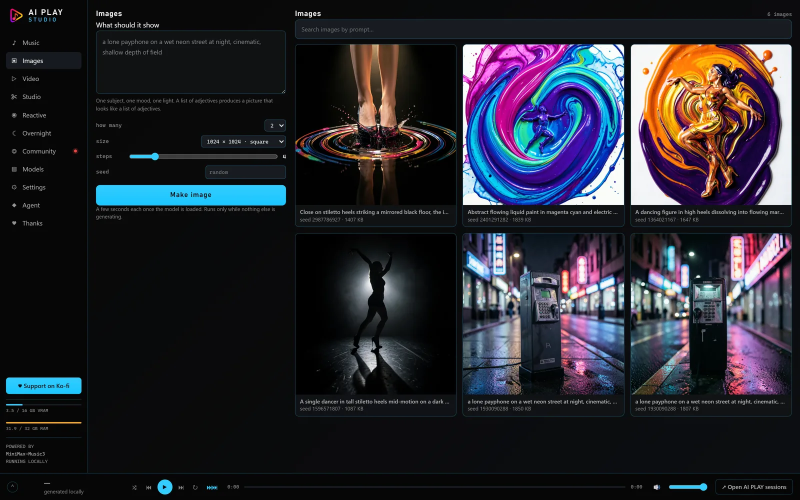
#> input picture docs/shots/images.webp, 1600 x 1000 px (shown at 1/2 size)
$ python -i imgshape.py   (imports and definitions only)   (older library calls are emulated)
#> lines starting #> are read from the running program, lines starting #| are printed output that depends on the picture
"""Shapes, canvas and geometry - the half of the Image menu that did not exist.

Everything here is a pure function over float32 (H, W, 4), 0..1, **STRAIGHT
alpha**, and returns the same. That is the contract docs/IMAGE_SPEC.md sets for
every column, and it is the only convention cv2 cannot infer for you: warpAffine
and warpPerspective happily filter whatever four planes you hand them, so the
premultiply on the way in and the divide on the way out are this module's job.
Get it wrong in one direction and every edge grows a black halo; get it wrong in
the other and a half-transparent picture comes back at half brightness. There is
a test for each of those failures, because both have shipped in this codebase.

Three groups, and they sit in three different places in the pipeline:

  * SHAPES (spec 6, pipeline stage 8) - rect, ellipse, line, polygon, arrow,
    with fill and/or stroke. Drawn on top of the image, antialiased, honouring
    the selection mask stage 4 resolved.
  * CANVAS (spec 7, pipeline stage 1) - canvasSize and trim. These change the
    FRAME, not the content, which is why they run before everything else: a
    crop rectangle or a selection written against the old frame would land in
    the wrong place otherwise.
  * GEOMETRY (spec 7, pipeline stage 3) - flips, arbitrary rotation, a free
    transform to a destination quad, and content-aware resizing. Also
    frame-changing, so also before the selection is resolved. None of the three
    canvas/geometry ops takes a mask; a mask in pre-geometry coordinates is
    meaningless by the time the op has finished.

RASTERISATION. One scanline rasteriser draws every shape. Horizontal coverage
is ANALYTIC - a span from x=3.2 to x=5.7 deposits exactly 0.8, 1.0, 0.7 - and
only the vertical axis is supersampled, SAMPLES sub-scanlines per output row.
Nothing iterates in Python: the crossings of every edge with every sub-scanline
are built as one array, sorted once, and turned into spans by a cumulative
winding sum, and the spans are deposited with two bincounts and one cumsum.
That is why a 2048-wide shape costs about as much as a 200-wide one plus the
cost of the pixels it actually covers.

Rectangles and ellipses do not go through the polygon path at all. Both have a
closed-form span at any y, so they are rasterised from the equation rather than
from a flattened approximation of it - an ellipse's area then lands on pi*a*b
to a part in ten thousand instead of the half-percent a 0.25px-flattened
polygon loses by being inscribed. A rectangle's stroke is the difference of two
such shapes and is exact as well. An ellipse's is NOT, and the reason is worth
knowing: the offset curve of an ellipse is not an ellipse, so growing the
semi-axes gets the ring's area exactly right while drawing a stroke that
measures 8.0px where 10.0 was asked for. That one is offset along the real
normal instead.

WHAT IS NOT HERE, deliberately: miter joins on ROUND-jointed curves (a polyline
stroke offers miter/round/bevel and defaults to miter; an ellipse stroke has no
corners to join), gradient paints, and dashes. Those belong to the compositor's
shape layers (server/vfx/shapes.py), which is a different job with a different
document.

    D:/AI/aiplay-studio-bench/venv/Scripts/python.exe server/imgshape.py catalog
    D:/AI/aiplay-studio-bench/venv/Scripts/python.exe server/imgshape.py bench

numpy / cv2, and imagetools._blend - the one blend implementation, the same
arithmetic the compositor and the VFX effects use.
"""
# -- WIRING - what server/imagetools.py has to do, and it is all of it --------
#
#   1. With the other imports:
#
#          import imgshape
#
#   2. Stage 1 of the pipeline, before `crop`:
#
#          if ops.get("canvas"):
#              arr = imgshape.apply_canvas(arr, ops["canvas"], notes)
#
#   3. Stage 3, after `crop` and before the selection is resolved:
#
#          if ops.get("geometry"):
#              arr = imgshape.apply_geometry(arr, ops["geometry"], notes)
#
#      `ops["geometry"]["rotate"]` REPLACES the old top-level `ops["rotate"]`,
#      which only ever accepted 0/90/180/270. Keep accepting the old key and
#      forward it here; the multiples of 90 still take the transpose path and
#      are still bit-exact.
#
#   4. Stage 8, after strokes and before text:
#
#          if ops.get("shapes"):
#              arr = imgshape.apply_shapes(arr, ops["shapes"], mask)
#
#      `mask` is the stage-4 selection, float32 (H, W) 0..1, or None.
#
#   5. `notes` is a list this module appends one-line strings to - the honest
#      report of a smartResize that had to batch its seam search or hand part
#      of the job to a plain resize. Put it in the JSON result. Pass None and
#      the same lines go to stderr instead, which is what the CLI does.
#
#   6. server/index.js and server/mcp.js: serve `imgshape.catalog()` beside the
#      effect catalog, from `python server/imgshape.py catalog`. Every
#      parameter of every op is in there with its type, range and default, so
#      the MCP schema and the UI panels are generated rather than typed.
#
#   7. A shape with neither fill nor stroke RAISES (spec 6: "an error, not a
#      no-op"). That is the one thing here that throws on purpose; let it reach
#      the caller as `{ ok: false, error }`.
# ---------------------------------------------------------------------------
import json
import math
import os
import sys
import time

import cv2
import numpy as np

sys.path.insert(0, os.path.dirname(os.path.abspath(__file__)))
from imagetools import (BLEND_MODES, ALPHA_MODES,          # noqa: E402
                        PLANE_BLEND_MODES, WHOLE_PIXEL_MODES,
                        IMAGE_ONLY_MODES,
                        _blend as _blend_rgb)

# ⚠ EVERYTHING IN BLEND_MODES THIS MODULE CAN ACTUALLY PAINT. `dissolve`
# is in that list and is not a function of two colours — it is a coin toss
# against the top layer's ALPHA, and this module composites a flat colour
# into pixels with no alpha to toss against. imagetools._blend refuses it
# by name, so offering it would not render badly: it would RAISE and fail
# the whole edit. Derived by subtraction so a mode of some new kind added
# upstream cannot silently join a picker that would crash on it.
#
# darkerColor and lighterColor stay on offer: they need a channel-last
# image and that is exactly what this module hands over.
_PICKABLE_BLENDS = tuple(m for m in BLEND_MODES if m not in ALPHA_MODES)


SAMPLES = 16              # vertical sub-scanlines per output row
_EPS = np.float32(1e-6)
_MAX_CROSSINGS = 40_000_000       # a runaway polygon must not eat the box
_MAX_PIXELS = 64_000_000          # nor a rotation that expands into next week

ANCHORS = ["topleft", "top", "topright", "left", "center", "right",
           "bottomleft", "bottom", "bottomright"]
INTERPOLATIONS = ["nearest", "bilinear", "bicubic", "lanczos"]
_CV_INTERP = {"nearest": cv2.INTER_NEAREST, "bilinear": cv2.INTER_LINEAR,
              "bicubic": cv2.INTER_CUBIC, "lanczos": cv2.INTER_LANCZOS4}
LINE_CAPS = ["butt", "round", "square"]
LINE_JOINS = ["miter", "round", "bevel"]
FILL_RULES = ["nonzero", "evenodd"]


class ShapeError(ValueError):
    """A request that cannot be drawn as asked. Raised, never swallowed - the
    spec is explicit that a shape with no paint is an error, and an agent that
    gets a silent no-op back has no way to learn what it did wrong."""


# ---------------------------------------------------------------------------
# the catalog - MCP and the UI are both generated from this
# ---------------------------------------------------------------------------

CATALOG = {}
GROUP_ORDER = ["Shape", "Canvas", "Geometry"]

# An image has no timeline, so nothing here is `animatable`; that flag is the
# one field effects.py carries which would be a lie in this column.


def num(default, lo, hi, desc, integer=False, unit=None):
    p = {"type": "number", "default": default, "min": lo, "max": hi, "desc": desc}
    if integer:
        p["integer"] = True
    if unit:
        p["unit"] = unit
    return p


def flag(default, desc):
    return {"type": "bool", "default": bool(default), "desc": desc}


def pick(options, default, desc):
    return {"type": "enum", "options": list(options), "default": default, "desc": desc}


# [7 lines left out: function col, not called in this run]


def pointlist(desc, minimum=2):
    return {"type": "points", "default": [], "min": -1e6, "max": 1e6,
            "minPoints": minimum, "desc": desc}


# [6 lines left out: function op, not called in this run]


_BLEND = pick(_PICKABLE_BLENDS, "normal", "how the shape's colour meets the pixels under it")
_STROKE_W = num(2, 0, 4000, "stroke width in pixels, centred on the path", unit="px")

# ---- shapes (stage 8) -----------------------------------------------------

# [67 lines not run here, left out]

SHAPE_KINDS = ["rect", "ellipse", "line", "polygon", "arrow"]

# An agent will guess these, and a guess that works is a round trip saved.
ALIASES = {"rectangle": "rect", "square": "rect", "roundedRect": "rect",
           "circle": "ellipse", "oval": "ellipse", "ellipsis": "ellipse",
           "segment": "line", "polyline": "line", "path": "line",
           "poly": "polygon", "triangle": "polygon"}

# ---- canvas (stage 1) -----------------------------------------------------

# [72 lines not run here, left out]


# [45 lines left out: functions catalog, _note, not called in this run]


def _valid(rgba):
    return (isinstance(rgba, np.ndarray) and rgba.ndim == 3 and rgba.shape[2] == 4
            and np.issubdtype(rgba.dtype, np.floating))


# [722 lines left out: functions _arr, _own, _f, _color, _points, _coerce and 23 more, not called in this run]


# ---------------------------------------------------------------------------
# canvas - spec 7, pipeline stage 1
# ---------------------------------------------------------------------------

_ANCHOR_X = {"topleft": 0, "left": 0, "bottomleft": 0,
             "top": 1, "center": 1, "bottom": 1,
             "topright": 2, "right": 2, "bottomright": 2}
_ANCHOR_Y = {"topleft": 0, "top": 0, "topright": 0,
             "left": 1, "center": 1, "right": 1,
             "bottomleft": 2, "bottom": 2, "bottomright": 2}


# [246 lines left out: functions _anchor_offset, canvas_size, trim, _known, apply_canvas, flip and 5 more, not called in this run]


# ---- seam carving ---------------------------------------------------------

def _energy(img):
    """Gradient magnitude of the premultiplied luma, plus the alpha's own
    gradient so a cutout's edge is not treated as free to walk through.

    The alpha pass is skipped when the alpha is constant, which is every
    photograph. It is not a micro-optimisation: this runs once per carving
    pass, and at 2048 square those two extra Sobels are a third of the pass."""
    a = img[..., 3]
    lum = np.ascontiguousarray(
        (img[..., 0] * 0.299 + img[..., 1] * 0.587 + img[..., 2] * 0.114) * a,
        dtype=np.float32)
    e = np.abs(cv2.Sobel(lum, cv2.CV_32F, 1, 0, ksize=3))
    e += np.abs(cv2.Sobel(lum, cv2.CV_32F, 0, 1, ksize=3))
    if float(a.max()) != float(a.min()):
        ac = np.ascontiguousarray(a)
        e += np.abs(cv2.Sobel(ac, cv2.CV_32F, 1, 0, ksize=3))
        e += np.abs(cv2.Sobel(ac, cv2.CV_32F, 0, 1, ksize=3))
    return e


# [240 lines left out: functions _seam_mask, _carve, smart_resize, apply_geometry, bench, main, not called in this run]


# [2 lines not run here, left out]

>>> import cv2
>>> picture = cv2.imread('../docs/shots/images.webp', cv2.IMREAD_GRAYSCALE)
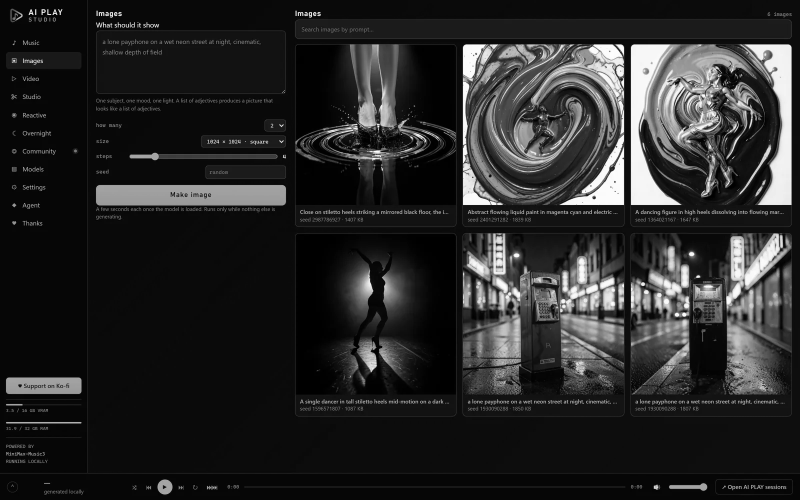
#> picture: shape (1000, 1600) (shown at 1/2 size); min 0, max 255, mean 40.1
>>> result = _energy(picture)
#> in _energy, `a = img[..., 3]`: a = 1000 values, max 41 at index 946, min 6 at index 0, mean 6.04
#> in _energy, `lum = np.ascontiguousarray( (img[..., 0] * 0.299 + img[..., 1] * 0.587..`: lum = 1000 values, max 1681 at index 946, min 36 at index 0, mean 37.75
#> in _energy, `e = np.abs(cv2.Sobel(lum, cv2.CV_32F, 1, 0, ksize=3))`: e = 1000 values from 0 to 0
#> in _energy, `e += np.abs(cv2.Sobel(lum, cv2.CV_32F, 0, 1, ksize=3))`: e = 1000 values, max 6580 at index 947, min 0 at index 0, mean 13.67
#> in _energy, `ac = np.ascontiguousarray(a)`: ac has the same summary as a
#> in _energy, `e += np.abs(cv2.Sobel(ac, cv2.CV_32F, 0, 1, ksize=3))`: e = 1000 values, max 6720 at index 947, min 0 at index 0, mean 13.98
#> result has the same summary as e in _energy

$ run again, on docs/shots/clips.webp
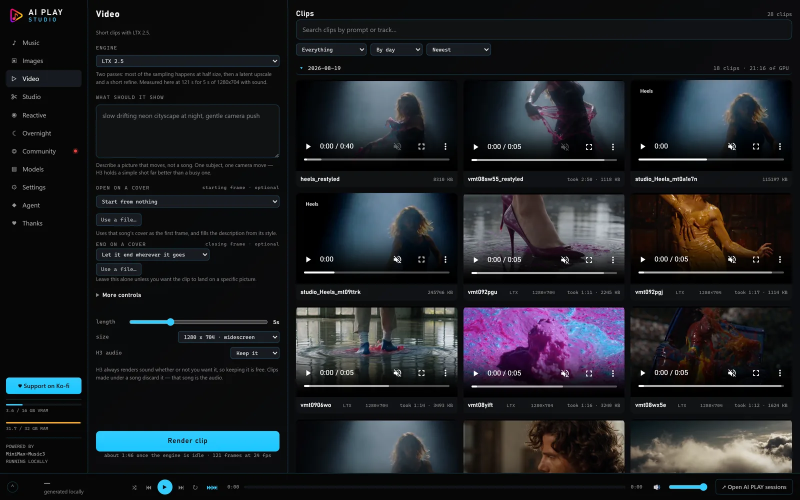
#> input picture docs/shots/clips.webp, 1600 x 1000 px (shown at 1/2 size)
#> `picture = cv2.imread('../docs/shots/images.webp', cv2.IMREAD_GRAYSCALE)`:
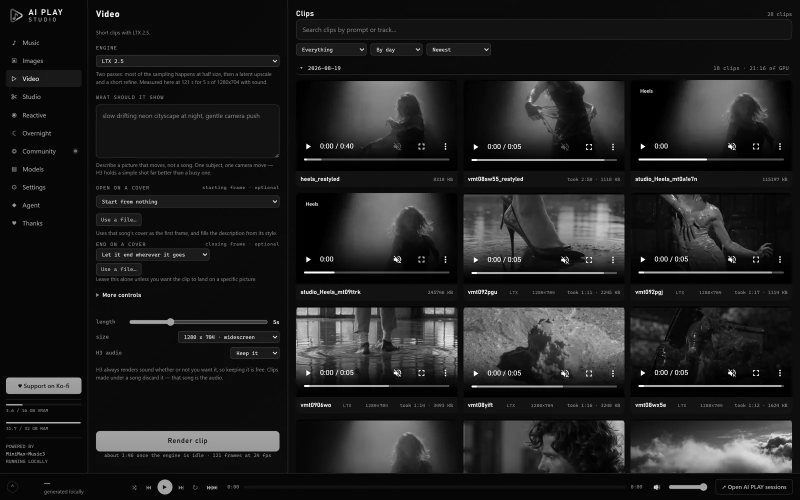
#> picture: shape (1000, 1600) (shown at 1/2 size); min 0, max 255, mean 31.9
#> a = 1000 values, max 43 at index 946, min 6 at index 0, mean 6.05
#> lum = 1000 values, max 1849 at index 946, min 36 at index 0, mean 38.06
#> in _energy, `e = np.abs(cv2.Sobel(lum, cv2.CV_32F, 1, 0, ksize=3))`: e = 1000 values from 0 to 0
#> in _energy, `e += np.abs(cv2.Sobel(lum, cv2.CV_32F, 0, 1, ksize=3))`: e = 1000 values, max 7200 at index 945, min 0 at index 0, mean 14.86
#> ac has the same summary as a
#> in _energy, `e += np.abs(cv2.Sobel(ac, cv2.CV_32F, 0, 1, ksize=3))`: e = 1000 values, max 7344 at index 945, min 0 at index 0, mean 15.18
#> result has the same summary as e in _energy
